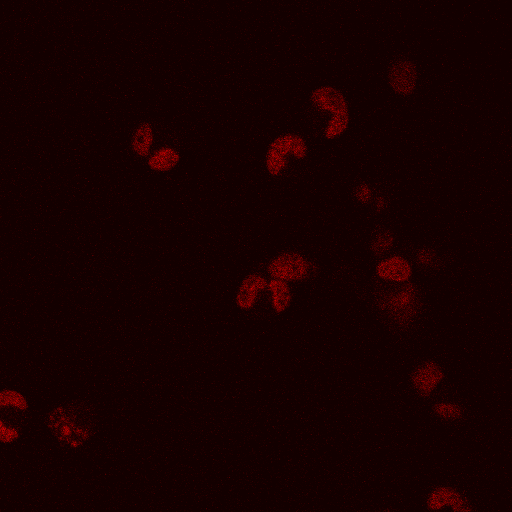
#> input picture Micronucleus formation/MN_raw_data/03JUN2022/0gy-1/22_ch01.tif, 512 x 512 px, given in place of 1_ch01.tif, which was not available
$ python generate_misc_figures.py
#> lines starting #> are read from the running program, lines starting #| are printed output that depends on the picture; pictures that were not available may be replaced by others from this repository, and a replacement may not be noted
### Micronucleus formation/program_v1.py
import numpy as np
import matplotlib.pyplot as plt

import skimage.io as skio
import skimage.filters as skfilt
import skimage.exposure as skexp
import skimage.restoration as skres
import skimage.util as skuti
import skimage.feature as skfeat
import skimage.segmentation as skseg
import skimage.measure as skmeas
import skimage.color as skcol
import skimage.morphology as skmorph
from scipy import ndimage

# [39 lines left out: function fill_holes, not called in this run]

def pre_process(image, filter=None, equalize=None, size=5, sigma=3):
    """
    Function for preprocessing an image for segmentation.
    Arguments:
        image (array): Image to preprocess.
        filter (str, optional): Which filter to apply, if any. Defaults to None.
                                Available filters: Gaussian, Blur
        size (int, optional): Parameter for adjusting the Blur filter.
                              Defaults to 5.
        sigma (int, optional): Parameter for adjusting the Gaussian filter.
                               Defaults to 3.
        equalize (str, optional): What histogram equalizing method to use, if
                                  any. Available methods: Regular, CLAHE, None
                                  Defaults to None.
    Returns:
        image (array): Filtered image.
    """

    if equalize is "Regular":
            image = (skexp.equalize_hist(image))**2
    elif equalize is "CLAHE":
            image = skexp.equalize_adapthist(image)

    if filter == "Gaussian":
        image = skfilt.gaussian(image, sigma=sigma, truncate=2)

    elif filter == "Blur":
        image = ndimage.uniform_filter(image, size=size)


    return image

# [70 lines left out: function nuclei_per_cell, not called in this run]

class segmentation_v1:
    """
    Class for finding and counting objects in an image.
    """
    # [223 lines left out: functions __init__, __call__, set_fill_params, find_blobs, get_labels, get_mask and 4 more, not called in this run]


# [11 lines that do not run on import are left out]

### Micronucleus formation/generate_misc_figures.py
import numpy as np
import matplotlib.pyplot as plt

import skimage.io as skio
import skimage.filters as skfilt

from program_v1 import pre_process, segmentation_v1

# figure for comparison of nucleus size 05MAY2022 and 15MAR2022
image1 = skio.imread("./MN_raw_data/05MAY2022/3.90gy-p1-1/1_ch01.tif")
#> image1: shape (512, 512); min 17, max 201, mean 23.3
image2 = skio.imread("./MN_raw_data/15MAR2022/4.06gy-p5-3/2_ch01.tif")
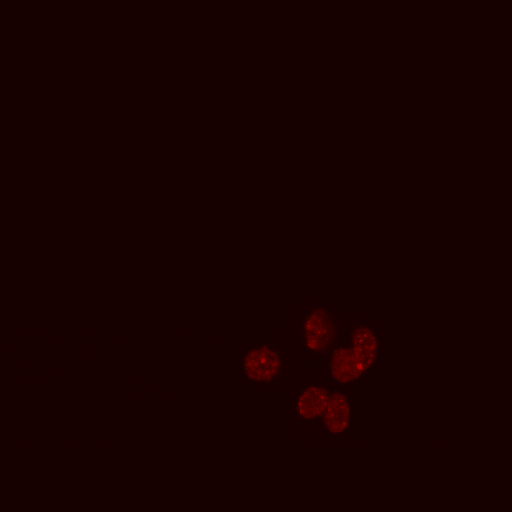
#> input picture Micronucleus formation/MN_raw_data/06SEP2022/4.12gy-p1-2/2_ch01.tif, 512 x 512 px, found by its file name
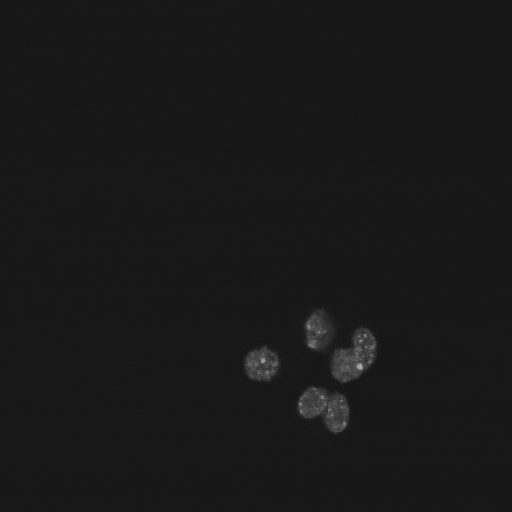
#> image2: shape (512, 512); min 22, max 179, mean 24.3

figure, axes = plt.subplots(1,2)

axes[0].imshow(image1, cmap="Reds_r")
axes[0].set_title("05MAY2022", fontsize=15)
axes[0].axis("off")

axes[1].imshow(image2, cmap="Reds_r")
axes[1].set_title("15MAR2022", fontsize=15)
axes[1].axis("off")

figure.suptitle("Images from nucleus channel", fontsize=20)
plt.tight_layout()
plt.savefig("./Figures/compare_nuc_size.png", bbox_inches="tight", dpi=200)
plt.show()

# figure showing histogram equalization on image with background light
# gradient
image = skio.imread("./MN_raw_data/06SEP2022/0gy-pNA-1/2_ch00.tif")
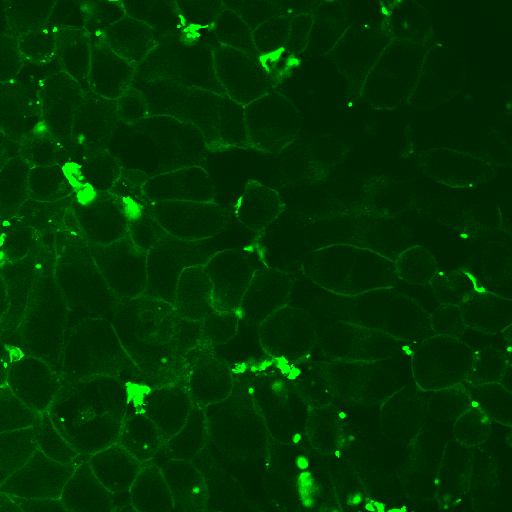
#> input picture Micronucleus formation/MN_raw_data/18MAR2022/0gy-pNA-1/2_ch00.tif, 512 x 512 px, found by its file name
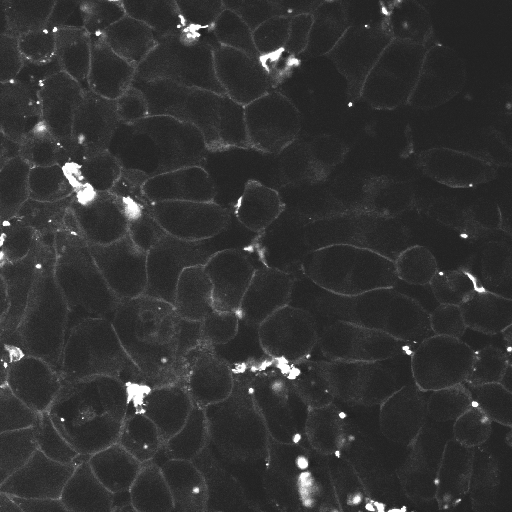
#> image: shape (512, 512); min 29, max 255, mean 50.9
filtered_image = pre_process(image, filter="Blur", size=10, equalize="Regular")
#> in pre_process, `image = ndimage.uniform_filter(image, size=size)`:
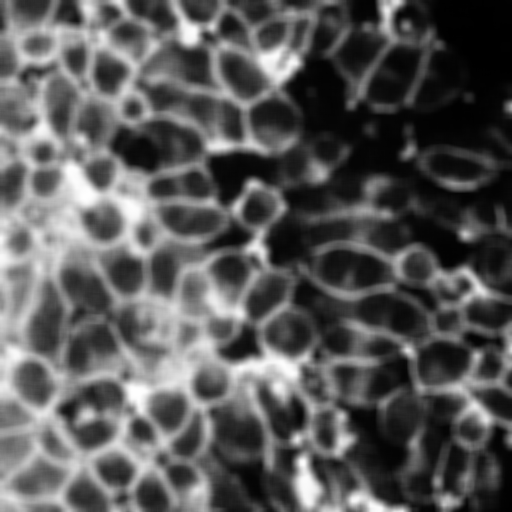
#> image: shape (512, 512) float64; min 0.00163, max 1, mean 0.347

thresh = skfilt.threshold_otsu(filtered_image)
#> thresh = 0.386

figure = plt.figure(constrained_layout=True, figsize=(6,6))
subfigs = figure.subfigures(2, 1, wspace=0.1)

top = subfigs[0].subplots(1,2)
top[0].imshow(image, cmap="Greens_r")
top[0].set_title("Original image", fontsize=20)
top[0].axis("off")
top[1].imshow(filtered_image, cmap="Reds_r")
top[1].set_title("Filtered image", fontsize=20)
top[1].axis("off")

bottom = subfigs[1].subplots(1,1)
bottom.imshow(filtered_image > thresh, cmap="Purples")
bottom.set_title("Otsu mask of filtered image", fontsize=20)
bottom.axis("off")

plt.savefig("./Figures/light_gradient_example1.png", bbox_inches="tight", dpi=200)
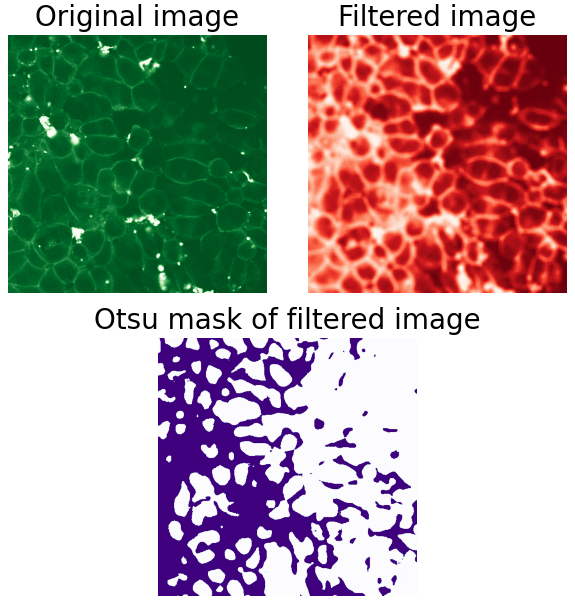
#> figure drawn by matplotlib, 3 panels
plt.show()

multi_otsu_thresh = skfilt.threshold_multiotsu(filtered_image)
#> multi_otsu_thresh = [0.257, 0.545]
figure, axes = plt.subplots(1,2, figsize=(10,5))
axes[0].imshow(filtered_image, cmap="Reds_r")
axes[0].set_title("Filtered image", fontsize=20)
axes[0].axis("off")

axes[1].hist(filtered_image.ravel(), bins=200)
ylim = axes[1].get_ylim()
axes[1].vlines(thresh, ylim[0], ylim[1], label="Otsu\nthreshold", color="orange", linewidth=3)
axes[1].vlines(multi_otsu_thresh[-1], ylim[0], ylim[1], label="Multi-Otsu\nthreshold", color="hotpink", linewidth=3)
axes[1].set_ylim(ylim)
axes[1].set_title("Histogram of image", fontsize=20)
axes[1].set_xlabel("Intensity", fontsize=15)
axes[1].set_ylabel("Number of pixels", fontsize=15)
axes[1].legend(fontsize=13, loc="upper right")

figure.tight_layout()
plt.savefig("./Figures/light_gradient_example2.png", bbox_inches="tight", dpi=200)
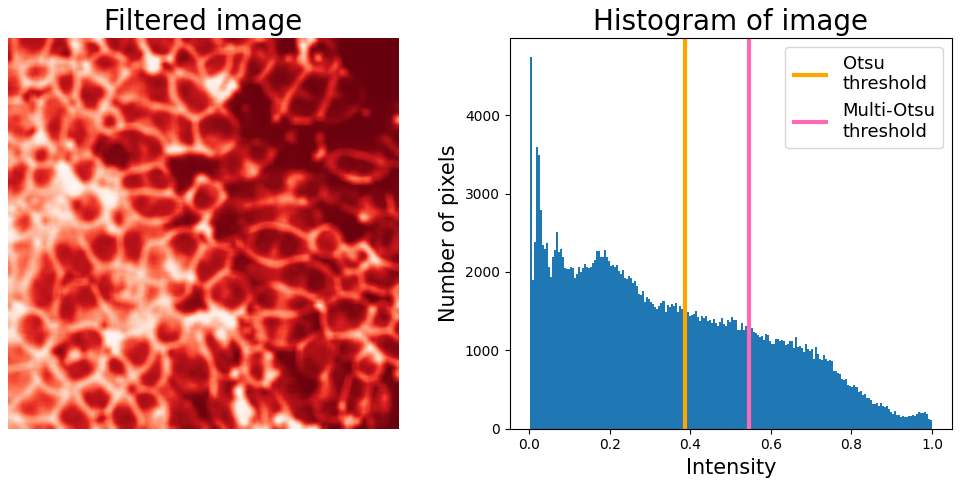
#> figure drawn by matplotlib, 2 panels; panel 2: tallest bar 4743 high, from x = 0.00163 to 0.00662
plt.show()
